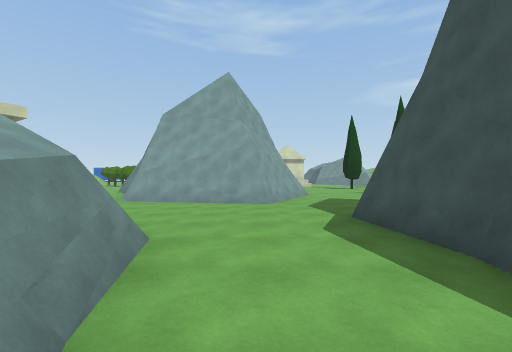
view 1 (above)

15 first-person views from a walk through a Unity game level. The camera is 1.5 m above the floor, looks level and sees 90° across. The floor is counted in squares, 2 m on a side. Each view is taken from the middle of a square. On the plan, view 1 faces up. The plan holds only what a view shows up to about 9 squares ahead; the rest is blank. The place goes on beyond the plan.

view 2
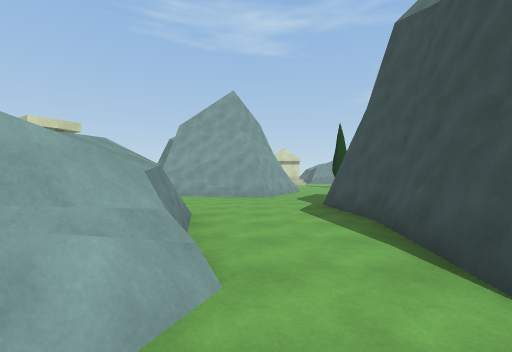

view 3
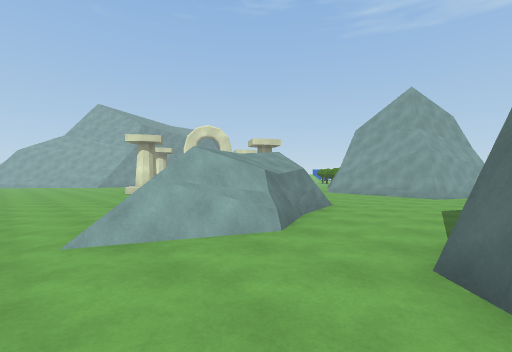

view 4
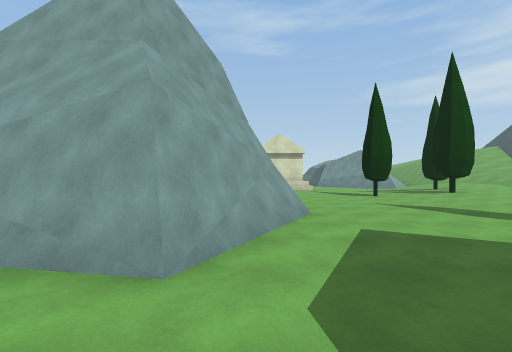

view 5
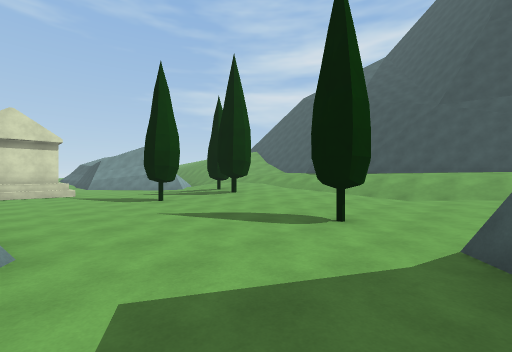

view 6
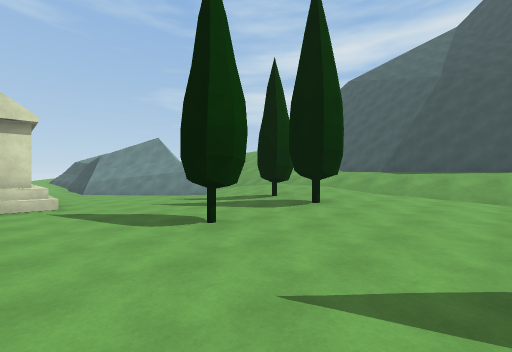

view 7
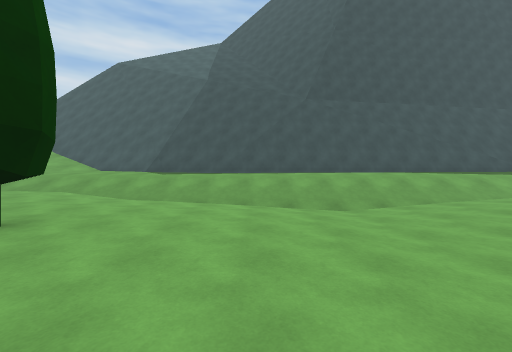

view 8
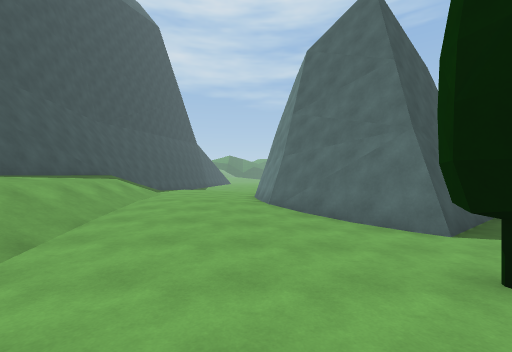

view 9
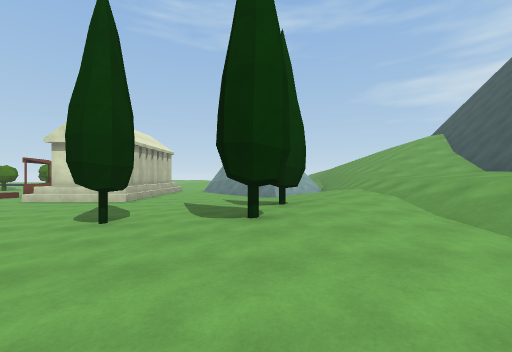

view 10
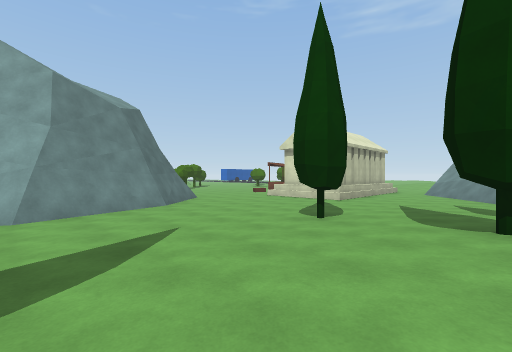

view 11
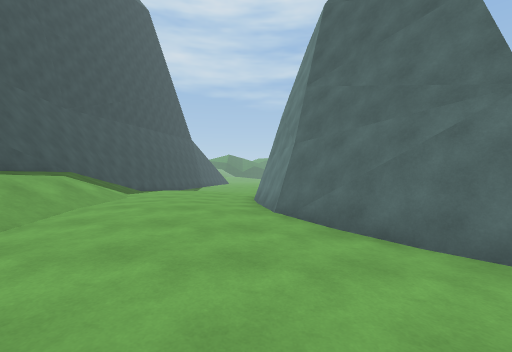

view 12
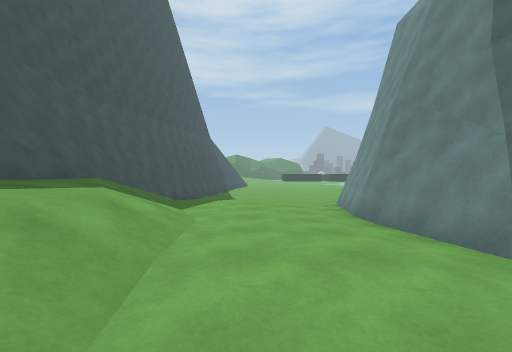

view 13
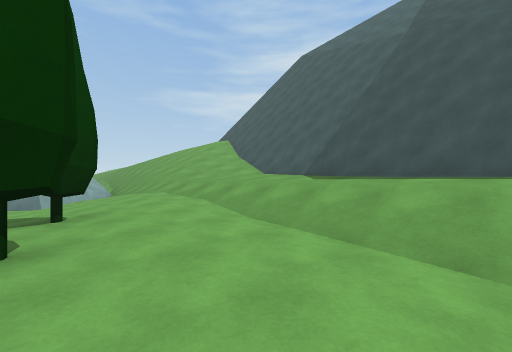

view 14
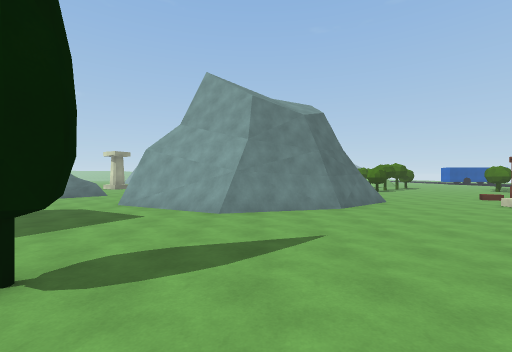

view 15
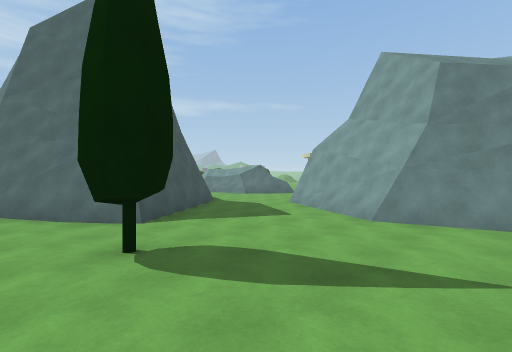

### Floor plan
Key: @ floor where view 1 was taken; # wall or solid block; . main floor; : floor 0.25 m higher than the main floor; + floor 0.5 m higher than the main floor; * floor 0.75 m higher than the main floor; % floor 1.5 m higher than the main floor; & floor 1.75 m higher than the main floor; / step, stairs or slope; = window, fence, low wall or low ledge; P pillar; T tree.
Columns run from 9 left of view 1 to 15 right of it. Each row starts with its distance up from view 1.
 19         ..###.....//////#
 18         ..........//////#
 17         .........://///##
 16         ........:TT///&#
 15         #.......:/++///#
 14         ##....TT:T++/%##
 13          ##.....::++/%##
 12           #.....::::/%##
 11           #.....::::/%#
 10           #......:::/%#
  9           #....T..../%##
  8      ######......:://%##
  7   P  ...##....#/.:::/%##
  6   PP  .......###//++/%##
  5       .....### ##/++/%##
  4        ....#    #/++//##
  3        #...#    ##/////#
  2        ##..#    ##++*//#
  1        ##..#    #//+*//#
  0        ##@.#    #:/++/##
 -1  .....=##..#    #::+//##
 -2 ......./=...    /.    #
 -3 ............

Where each view was taken, in squares from view 1:
view 1: 0 up, 0 right, facing up
view 2: 2 down, 0 right, facing up
view 3: 3 down, 2 right, facing up-left
view 4: 5 up, 1 right, facing up
view 5: 7 up, 2 right, facing up-right
view 6: 11 up, 3 right, facing up-right
view 7: 11 up, 5 right, facing right
view 8: 11 up, 8 right, facing down
view 9: 10 up, 8 right, facing up
view 10: 10 up, 8 right, facing up-left
view 11: 9 up, 8 right, facing down
view 12: 7 up, 10 right, facing down
view 13: 11 up, 8 right, facing up-right
view 14: 11 up, 8 right, facing left
view 15: 12 up, 7 right, facing down-left
